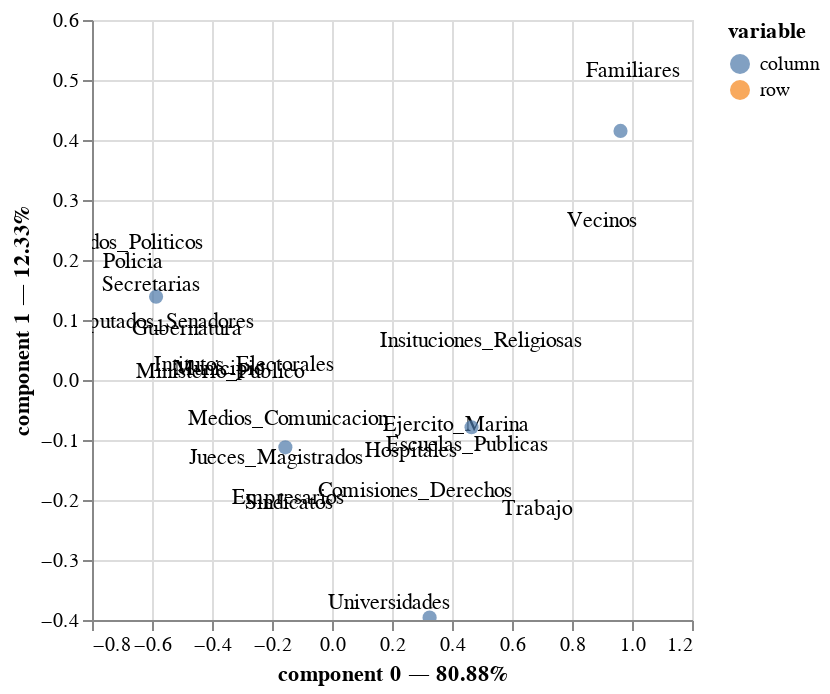

Notebook source saved alongside this figure:
### Code cell
ca.plot(contingency_table_corruption_insitutes, x_component = 0, y_component = 1, show_row_markers = False,
        show_column_markers = True, show_row_labels = True, show_column_labels = False)

### Figure 1 — Vega specification as saved in the notebook (floating-point values rounded to 4 significant figures)
{"$schema": "https://vega.github.io/schema/vega/v5.json", "data": [{"name": "param_8_store"}, {"name": "source_0", "values": [{"component 0": 0.1913, "component 1": -0.3713, "value": "Universidades", "variable": "row"}, {"component 0": -0.665, "component 1": 0.1968, "value": "Policia", "variable": "row"}, {"component 0": 0.2644, "component 1": -0.118, "value": "Hospitales", "variable": "row"}, {"component 0": -0.6029, "component 1": 0.158, "value": "Secretarias", "variable": "row"}, {"component 0": -0.147, "component 1": -0.1962, "value": "Empresarios", "variable": "row"}, {"component 0": -0.484, "component 1": 0.0842, "value": "Gubernatura", "variable": "row"}, {"component 0": 0.6839, "component 1": -0.2142, "value": "Trabajo", "variable": "row"}, {"component 0": -0.377, "component 1": 0.01851, "value": "Municipio", "variable": "row"}, {"component 0": 1.002, "component 1": 0.5146, "value": "Familiares", "variable": "row"}, {"component 0": -0.1418, "component 1": -0.2048, "value": "Sindicatos", "variable": "row"}, {"component 0": 0.9, "component 1": 0.2653, "value": "Vecinos", "variable": "row"}, {"component 0": -0.5749, "component 1": 0.09636, "value": "Diputados_Senadores", "variable": "row"}, {"component 0": -0.1454, "component 1": -0.0646, "value": "Medios_Comunicacion", "variable": "row"}, {"component 0": -0.2947, "component 1": 0.02571, "value": "Intitutos_Electorales", "variable": "row"}, {"component 0": 0.2779, "component 1": -0.1847, "value": "Comisiones_Derechos", "variable": "row"}, {"component 0": 0.4507, "component 1": -0.1078, "value": "Escuelas_Publicas", "variable": "row"}, {"component 0": -0.1881, "component 1": -0.1303, "value": "Jueces_Magistrados", "variable": "row"}, {"component 0": 0.498, "component 1": 0.06573, "value": "Insituciones_Religiosas", "variable": "row"}, {"component 0": -0.6896, "component 1": 0.2287, "value": "Partidos_Politicos", "variable": "row"}, {"component 0": 0.4136, "component 1": -0.07522, "value": "Ejercito_Marina", "variable": "row"}, {"component 0": -0.3719, "component 1": 0.01313, "value": "Ministerio_Publico", "variable": "row"}]}, {"name": "source_1", "values": [{"component 0": 0.1913, "component 1": -0.3713, "label": "Universidades"}, {"component 0": -0.665, "component 1": 0.1968, "label": "Policia"}, {"component 0": 0.2644, "component 1": -0.118, "label": "Hospitales"}, {"component 0": -0.6029, "component 1": 0.158, "label": "Secretarias"}, {"component 0": -0.147, "component 1": -0.1962, "label": "Empresarios"}, {"component 0": -0.484, "component 1": 0.0842, "label": "Gubernatura"}, {"component 0": 0.6839, "component 1": -0.2142, "label": "Trabajo"}, {"component 0": -0.377, "component 1": 0.01851, "label": "Municipio"}, {"component 0": 1.002, "component 1": 0.5146, "label": "Familiares"}, {"component 0": -0.1418, "component 1": -0.2048, "label": "Sindicatos"}, {"component 0": 0.9, "component 1": 0.2653, "label": "Vecinos"}, {"component 0": -0.5749, "component 1": 0.09636, "label": "Diputados_Senadores"}, {"component 0": -0.1454, "component 1": -0.0646, "label": "Medios_Comunicacion"}, {"component 0": -0.2947, "component 1": 0.02571, "label": "Intitutos_Electorales"}, {"component 0": 0.2779, "component 1": -0.1847, "label": "Comisiones_Derechos"}, {"component 0": 0.4507, "component 1": -0.1078, "label": "Escuelas_Publicas"}, {"component 0": -0.1881, "component 1": -0.1303, "label": "Jueces_Magistrados"}, {"component 0": 0.498, "component 1": 0.06573, "label": "Insituciones_Religiosas"}, {"component 0": -0.6896, "component 1": 0.2287, "label": "Partidos_Politicos"}, {"component 0": 0.4136, "component 1": -0.07522, "label": "Ejercito_Marina"}, {"component 0": -0.3719, "component 1": 0.01313, "label": "Ministerio_Publico"}]}, {"name": "source_2", "values": [{"component 0": -0.5864, "component 1": 0.1387, "value": "Muy_Frecuente", "variable": "column"}, {"component 0": -0.1554, "component 1": -0.1123, "value": "Frecuente", "variable": "column"}, {"component 0": 0.4651, "component 1": -0.07877, "value": "Poco_Frecuente", "variable": "column"}, {"component 0": 0.9617, "component 1": 0.4151, "value": "Nada_Frecuente", "variable": "column"}, {"component 0": 0.3253, "component 1": -0.3958, "value": "No_Sabe", "variable": "column"}]}, {"name": "source_0_color_domain_variable_0", "values": [{"variable": "row"}]}, {"name": "source_2_color_domain_variable_1", "values": [{"variable": "column"}]}], "signals": [{"name": "unit", "value": {}, "on": [{"events": "pointermove", "update": "isTuple(group()) ? group() : unit"}]}, {"name": "param_8", "update": "vlSelectionResolve(\"param_8_store\", \"union\")"}, {"name": "param_8_component_0", "on": [{"events": [{"source": "view", "type": "dblclick"}], "update": "null"}, {"events": {"signal": "param_8_translate_delta"}, "update": "panLinear(param_8_translate_anchor.extent_x, -param_8_translate_delta.x / width)"}, {"events": {"signal": "param_8_zoom_delta"}, "update": "zoomLinear(domain(\"x\"), param_8_zoom_anchor.x, param_8_zoom_delta)"}]}, {"name": "param_8_component_1", "on": [{"events": [{"source": "view", "type": "dblclick"}], "update": "null"}, {"events": {"signal": "param_8_translate_delta"}, "update": "panLinear(param_8_translate_anchor.extent_y, param_8_translate_delta.y / height)"}, {"events": {"signal": "param_8_zoom_delta"}, "update": "zoomLinear(domain(\"y\"), param_8_zoom_anchor.y, param_8_zoom_delta)"}]}, {"name": "param_8_tuple", "on": [{"events": [{"signal": "param_8_component_0 || param_8_component_1"}], "update": "param_8_component_0 && param_8_component_1 ? {unit: \"view_8\", fields: param_8_tuple_fields, values: [param_8_component_0,param_8_component_1]} : null"}]}, {"name": "param_8_tuple_fields", "value": [{"field": "component 0", "channel": "x", "type": "R"}, {"field": "component 1", "channel": "y", "type": "R"}]}, {"name": "param_8_translate_anchor", "value": {}, "on": [{"events": [{"source": "scope", "type": "pointerdown"}], "update": "{x: x(unit), y: y(unit), extent_x: domain(\"x\"), extent_y: domain(\"y\")}"}]}, {"name": "param_8_translate_delta", "value": {}, "on": [{"events": [{"source": "window", "between": [{"source": "scope", "type": "pointerdown"}, {"source": "window", "type": "pointerup"}], "type": "pointermove", "consume": true}], "update": "{x: param_8_translate_anchor.x - x(unit), y: param_8_translate_anchor.y - y(unit)}"}]}, {"name": "param_8_zoom_anchor", "on": [{"events": [{"source": "scope", "consume": true, "type": "wheel"}], "update": "{x: invert(\"x\", x(unit)), y: invert(\"y\", y(unit))}"}]}, {"name": "param_8_zoom_delta", "on": [{"events": [{"source": "scope", "type": "wheel", "consume": true}], "update": "pow(1.001, event.deltaY * pow(16, event.deltaMode))", "force": true}]}, {"name": "param_8_modify", "on": [{"events": {"signal": "param_8_tuple"}, "update": "modify(\"param_8_store\", param_8_tuple, true)"}]}], "marks": [{"type": "symbol", "name": "view_8_marks", "from": {"data": "source_0"}, "encode": {"update": {"opacity": {"value": 0.7}, "size": {"value": 0}, "x": {"field": "component 0", "scale": "x"}, "y": {"field": "component 1", "scale": "y"}, "shape": {"value": "circle"}, "fill": {"field": "variable", "scale": "color"}, "tooltip": {"signal": "{\"variable\": isValid(datum[\"variable\"]) ? datum[\"variable\"] : \"\"+datum[\"variable\"], \"value\": isValid(datum[\"value\"]) ? datum[\"value\"] : \"\"+datum[\"value\"], \"component 0\": format(datum[\"component 0\"], \"\"), \"component 1\": format(datum[\"component 1\"], \"\")}"}}}, "interactive": true, "style": ["circle"], "clip": true}, {"type": "text", "name": "layer_1_marks", "from": {"data": "source_1"}, "encode": {"update": {"text": {"signal": "isValid(datum[\"label\"]) ? datum[\"label\"] : \"\"+datum[\"label\"]"}, "align": {"value": "center"}, "x": {"field": "component 0", "scale": "x"}, "baseline": {"value": "middle"}, "fill": {"value": "black"}, "y": {"field": "component 1", "scale": "y"}}}, "style": ["text"], "interactive": false, "clip": true}, {"type": "symbol", "name": "layer_2_marks", "from": {"data": "source_2"}, "encode": {"update": {"opacity": {"value": 0.7}, "shape": {"value": "circle"}, "y": {"field": "component 1", "scale": "y"}, "x": {"field": "component 0", "scale": "x"}, "tooltip": {"signal": "{\"variable\": isValid(datum[\"variable\"]) ? datum[\"variable\"] : \"\"+datum[\"variable\"], \"value\": isValid(datum[\"value\"]) ? datum[\"value\"] : \"\"+datum[\"value\"], \"component 0\": format(datum[\"component 0\"], \"\"), \"component 1\": format(datum[\"component 1\"], \"\")}"}, "size": {"value": 50}, "fill": {"field": "variable", "scale": "color"}}}, "style": ["circle"], "interactive": true, "clip": true}], "scales": [{"name": "x", "type": "linear", "domain": {"fields": [{"data": "source_0", "field": "component 0"}, {"data": "source_1", "field": "component 0"}, {"data": "source_2", "field": "component 0"}]}, "range": [0, {"signal": "width"}], "zero": false, "domainRaw": {"signal": "param_8[\"component 0\"]"}, "nice": true}, {"name": "y", "type": "linear", "domain": {"fields": [{"data": "source_0", "field": "component 1"}, {"data": "source_1", "field": "component 1"}, {"data": "source_2", "field": "component 1"}]}, "range": [{"signal": "height"}, 0], "domainRaw": {"signal": "param_8[\"component 1\"]"}, "zero": false, "nice": true}, {"name": "color", "type": "ordinal", "domain": {"fields": [{"data": "source_0_color_domain_variable_0", "field": "variable"}, {"data": "source_2_color_domain_variable_1", "field": "variable"}], "sort": true}, "range": "category"}], "axes": [{"scale": "x", "labels": false, "zindex": 0, "grid": true, "domain": false, "gridScale": "y", "ticks": false, "aria": false, "maxExtent": 0, "tickCount": {"signal": "ceil(width/40)"}, "orient": "bottom", "minExtent": 0}, {"scale": "y", "ticks": false, "gridScale": "x", "orient": "left", "grid": true, "tickCount": {"signal": "ceil(height/40)"}, "aria": false, "maxExtent": 0, "labels": false, "minExtent": 0, "domain": false, "zindex": 0}, {"scale": "x", "labelOverlap": true, "tickCount": {"signal": "ceil(width/40)"}, "zindex": 0, "labelFlush": true, "orient": "bottom", "grid": false, "title": "component 0 — 80.88%"}, {"scale": "y", "zindex": 0, "tickCount": {"signal": "ceil(height/40)"}, "labelOverlap": true, "orient": "left", "grid": false, "title": "component 1 — 12.33%"}], "background": "white", "padding": 5, "height": 300, "style": "cell", "legends": [{"fill": "color", "symbolType": "circle", "title": "variable", "encode": {"symbols": {"update": {"opacity": {"value": 0.7}}}}}], "width": 300}
